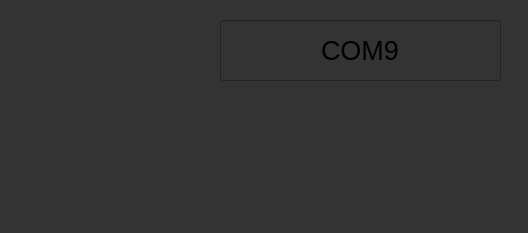
<?xml version="1.0" encoding="UTF-8"?>
<ui version="4.0">
 <class>COM_port</class>
 <widget class="QWidget" name="COM_port">
  <property name="geometry">
   <rect>
    <x>0</x>
    <y>0</y>
    <width>528</width>
    <height>233</height>
   </rect>
  </property>
  <property name="windowTitle">
   <string>Form</string>
  </property>
  <property name="styleSheet">
   <string notr="true">background-color: rgb(51, 51, 51);</string>
  </property>
  <widget class="QLabel" name="label">
   <property name="geometry">
    <rect>
     <x>10</x>
     <y>10</y>
     <width>191</width>
     <height>81</height>
    </rect>
   </property>
   <property name="text">
    <string/>
   </property>
   <property name="pixmap">
    <pixmap>COM_pot_text.png</pixmap>
   </property>
  </widget>
  <widget class="QLineEdit" name="COMportlineEdit">
   <property name="geometry">
    <rect>
     <x>220</x>
     <y>20</y>
     <width>281</width>
     <height>61</height>
    </rect>
   </property>
   <property name="font">
    <font>
     <pointsize>20</pointsize>
    </font>
   </property>
   <property name="text">
    <string>COM9</string>
   </property>
   <property name="maxLength">
    <number>30</number>
   </property>
   <property name="frame">
    <bool>true</bool>
   </property>
   <property name="alignment">
    <set>Qt::AlignCenter</set>
   </property>
  </widget>
  <widget class="QPushButton" name="connect_button">
   <property name="geometry">
    <rect>
     <x>130</x>
     <y>100</y>
     <width>271</width>
     <height>131</height>
    </rect>
   </property>
   <property name="styleSheet">
    <string notr="true"> QPushButton:flat {   border: none; }</string>
   </property>
   <property name="text">
    <string/>
   </property>
   <property name="icon">
    <iconset>
     <normaloff>connect_button.png</normaloff>connect_button.png</iconset>
   </property>
   <property name="iconSize">
    <size>
     <width>1000</width>
     <height>100</height>
    </size>
   </property>
   <property name="flat">
    <bool>true</bool>
   </property>
  </widget>
 </widget>
 <resources/>
 <connections/>
</ui>
